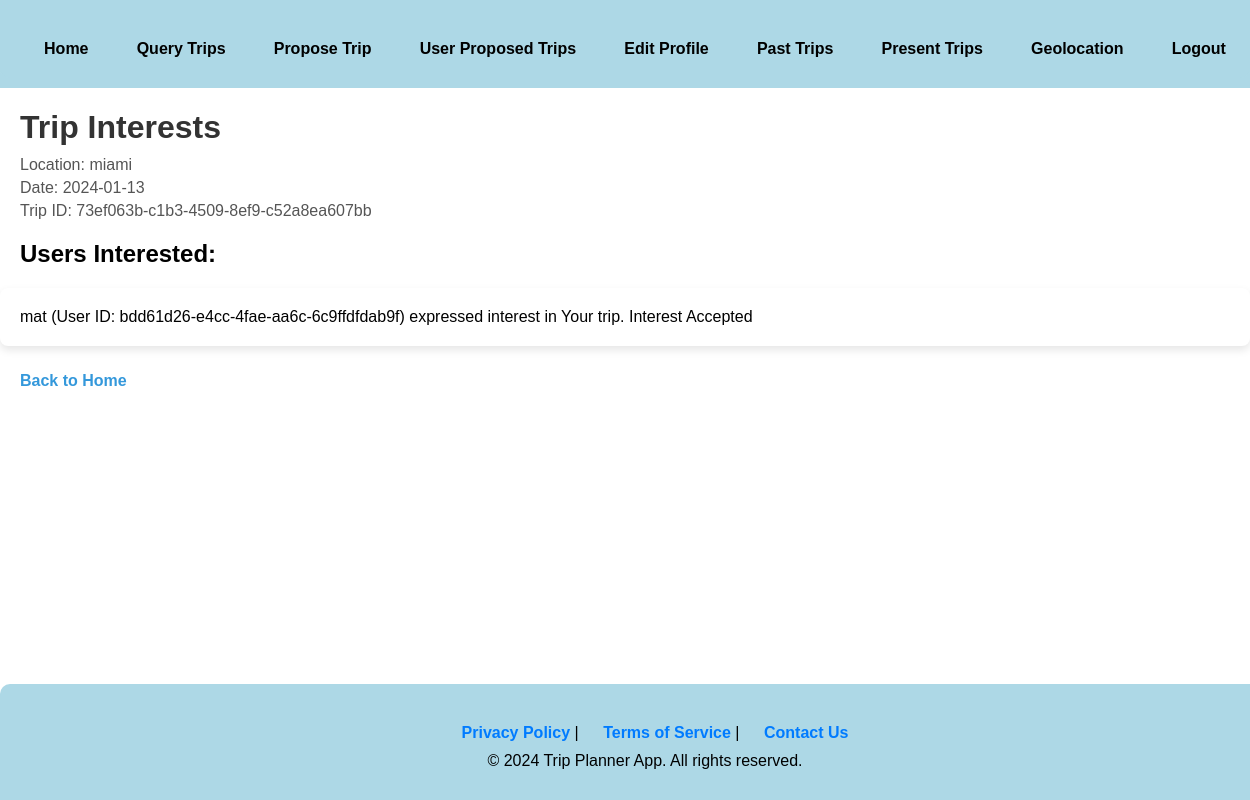
The page /tripInterests/73ef063b-c1b3-4509-8ef9-c52a8ea607bb on the database its author committed.
### main.py (models this page shows, shortened)
class ProposedTrip(db.Model):
    id = db.Column(db.Integer, primary_key=True)
    user_id = db.Column(db.String(36), nullable=False)
    trip_id = db.Column(db.String(36), unique=True, nullable=False)
    location = db.Column(db.String(100), nullable=False)
    date = db.Column(db.String(20), nullable=False)
    weather = db.Column(db.String(2000), nullable=False)
    interest_count = db.Column(db.Integer, default=0)

class User(db.Model):
    id = db.Column(db.Integer, primary_key=True)
    username = db.Column(db.String(50), unique=True, nullable=False)
    password = db.Column(db.String(200), nullable=False)
    user_id = db.Column(db.String(36), unique=True, nullable=True)  #user id column

class Interest(db.Model):
    id = db.Column(db.Integer, primary_key=True)
    user_id = db.Column(db.String(36), db.ForeignKey('user.user_id'), nullable=False)
    expressing_user_id = db.Column(db.String(36), nullable=False)
    trip_id = db.Column(db.String(36), db.ForeignKey('proposed_trip.trip_id'), nullable=False)
    accepted = db.Column(db.Boolean, default=False)

### main.py (the view)
@app.route('/tripInterests/<trip_id>', methods=['GET'])
def trip_interests(trip_id):
    try:
        proposed_trip = ProposedTrip.query.filter_by(trip_id=trip_id).first()
        if not proposed_trip:
            return "Error: Proposed Trip not found."
        interests = Interest.query.filter_by(trip_id=trip_id).all()
        return render_template('tripInterests.html', proposed_trip=proposed_trip, interests=interests,
                               fetch_user_by_id=fetch_user_by_id)
    except SQLAlchemyError as db_error:
        error_message = f"Database error: {str(db_error)}"
        app.logger.error(error_message)  # Log the error
        return render_template('error.html', error_message=error_message), 500
    except Exception as e:
        error_message = f"An unexpected error occurred: {str(e)}"
        app.logger.error(error_message)  # Log the error
        return render_template('error.html', error_message=error_message), 500

### main.py (called while the page is built)
def fetch_user_by_id(user_id):
    user = User.query.filter_by(user_id=user_id).first()
    return user

### templates/tripInterests.html (shortened to what this page needs)
<!DOCTYPE html>
<html lang="en">
<head>
</head>
<body>
  <header>
        <nav>
            <a href="{{ url_for('runIndex') }}">Home</a>
            <a href="{{ url_for('query') }}">Query Trips</a>
            <a href="{{ url_for('proposed_trips') }}">Propose Trip</a>
            <a href="{{ url_for('user_proposed_trips') }}">User Proposed Trips</a>
            <a href="{{ url_for('edit_profile') }}">Edit Profile</a>
            <a href="{{ url_for('past_trips') }}">Past Trips</a>
            <a href="{{ url_for('present_trips') }}">Present Trips</a>
            <a id="geolocation-link" href="{{ url_for('geolocation') }}">Geolocation</a>
            <a href="/">Logout</a>
        </nav>
    </header>
      <h1>Trip Interests</h1>
  <p>Location: {{ proposed_trip.location }}</p>
  <p>Date: {{ proposed_trip.date }}</p>
  <p>Trip ID: {{ proposed_trip.trip_id }}</p>
  <h2>Users Interested:</h2>
  <ul>
  {% for interest in interests %}
      {% if interest.expressing_user_id == proposed_trip.user_id %}
          <li>{{ proposed_trip.creator_username }} (User ID: {{ proposed_trip.user_id }}) created the trip.</li>
      {% else %}
          {% set user = fetch_user_by_id(interest.expressing_user_id) %}
          <li>
              {{ user.username }} (User ID: {{ user.user_id }}) expressed interest in Your trip.
              {% if not interest.accepted %}
                  <form method="post" action="{{ url_for('accept_interest', interest_id=interest.id) }}">
                      <button type="submit">Accept</button>
                  </form>
              {% else %}
                  <span>Interest Accepted</span>
              {% endif %}
          </li>
      {% endif %}
  {% endfor %}
 </ul>
  <a href="{{ url_for('runIndex') }}">Back to Home</a>
  <footer>
        <p><a href="#">Privacy Policy</a> | <a href="#">Terms of Service</a> | <a href="mailto:support@weatherapp.com">Contact Us</a></p>
         <p>&copy; 2024 Trip Planner App. All rights reserved.</p>
    </footer>
</body>
</html>

### templates/tripInterests.html (style rules this page uses)
body { font-family: Arial, sans-serif; background-color: white; padding: 0px; margin-left: 0px; margin-right: 0px ; margin-top: 0px; }
header { background-color: lightblue; padding: 10px 0; }
nav { display: flex; justify-content: space-around; background-color: lightblue; padding: 10px; border-radius: 0 0 10px 10px; }
nav a { color: #007bff; text-decoration: none; padding: 10px; border-radius: 5px; transition: background-color 0.3s; }
h1 { color: #333; margin-bottom: 10px; margin-left: 20px; }
h2 { margin-left: 20px; }
p { color: #555; margin: 5px 0; margin-left: 20px; }
ul { list-style-type: none; padding: 0; }
li { margin-bottom: 15px; background-color: #fff; padding: 20px; border-radius: 8px; box-shadow: 0 4px 8px rgba(0, 0, 0, 0.1); text-align: left; }
a { color: #3498db; text-decoration: none; display: inline-block; margin-top: 10px; font-weight: bold; margin-left: 20px; }
nav { display: flex; justify-content: space-around; }
nav a { color: black; text-decoration: none; padding: 10px; border-radius: 5px; transition: background-color 0.3s; }
footer { background-color: lightblue; color: #fff; padding: 20px; text-align: center; border-radius: 10px 10px 0 0; width: 100%; position: absolute; bottom: 0; left: 0; }
footer p { margin: 10px 0; color: black; }
footer a { color: #007bff; text-decoration: none; }

### rows shown on the page
ProposedTrip: location "miami", date "2024-01-13", trip_id "73ef063b-c1b3-4509-8ef9-c52a8ea607bb"
Interest: accepted "Interest Accepted"
User: username "mat", user_id "bdd61d26-e4cc-4fae-aa6c-6c9ffdfdab9f"
